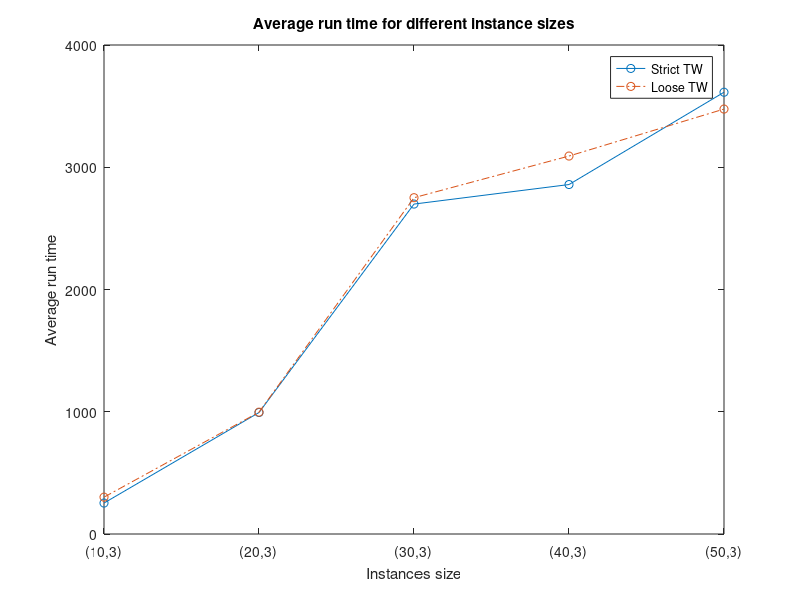

Here is the MATLAB script that generated this plot:
clc
close all
clear
y_ST=[
253.144
993.692
2698.864
2858.6
3613.576
];
y_LO=[
301.356
996.564
2751
3091.692
3476.012
];
x = [1:5];
xlabelnames={
    '(10,3)'
    '(20,3)'
    '(30,3)'
    '(40,3)'
    '(50,3)'
    };
figure
plot(x,y_ST,'-o',x,y_LO,'-.o')
title('Average run time for different instance sizes')
xlabel('Instances size') % x-axis label
ylabel('Average run time')
legend('Strict TW','Loose TW')
set(gca,'xtick',1:7); 
set(gca,'xticklabel',xlabelnames);
set(gca,'XTickLabelRotation',30);
